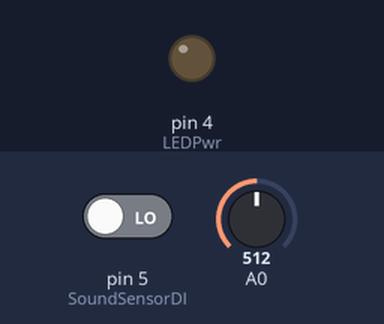
Simulated run of this sketch. Board: Arduino Uno, built with avr-gcc and run on an emulated ATmega328P. On the bench: output pins drawn as LEDs (lit = HIGH). The test bench sets the inputs (shaded band); at power-on: pin 5 (SoundSensorDI) LOW, A0 = 512. What the sketch prints to the serial monitor is not drawn.

Above: at 1.2 s.
1.3 s: pin 5 (SoundSensorDI) driven HIGH
At 1.6 s:
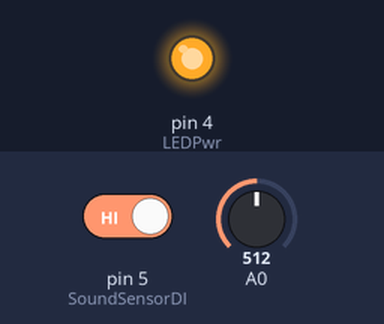
2.8 s: pin 5 (SoundSensorDI) driven LOW
At 4.1 s:
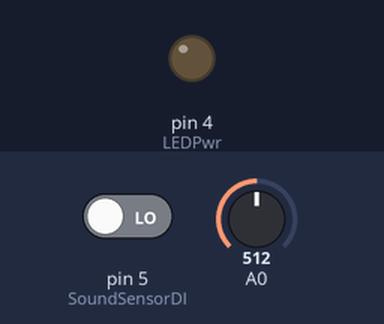
Timing chart, 0 to 5.8 s (numbered marks = the images above; inputs shaded):
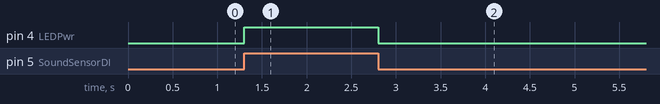

The sketch:

Sound_Sensor.ino
```cpp
int SoundSensorDI=5;
int LEDPwr=4;

void setup() {
  // put your setup code here, to run once:


  pinMode(SoundSensorDI,INPUT);
  pinMode(LEDPwr,OUTPUT);
  Serial.begin(9600);
}

void loop() {
  // put your main code here, to run repeatedly:
  Serial.println(analogRead(A0));
  if (digitalRead(SoundSensorDI)==HIGH){
    digitalWrite(LEDPwr,HIGH);
  }
  else{
    digitalWrite(LEDPwr,LOW);
  }
}
```

Measured:
- after the input at 1.3 s, pin 4 (LEDPwr): LOW → HIGH at once
- after the input at 2.8 s, pin 4 (LEDPwr): HIGH → LOW at once
